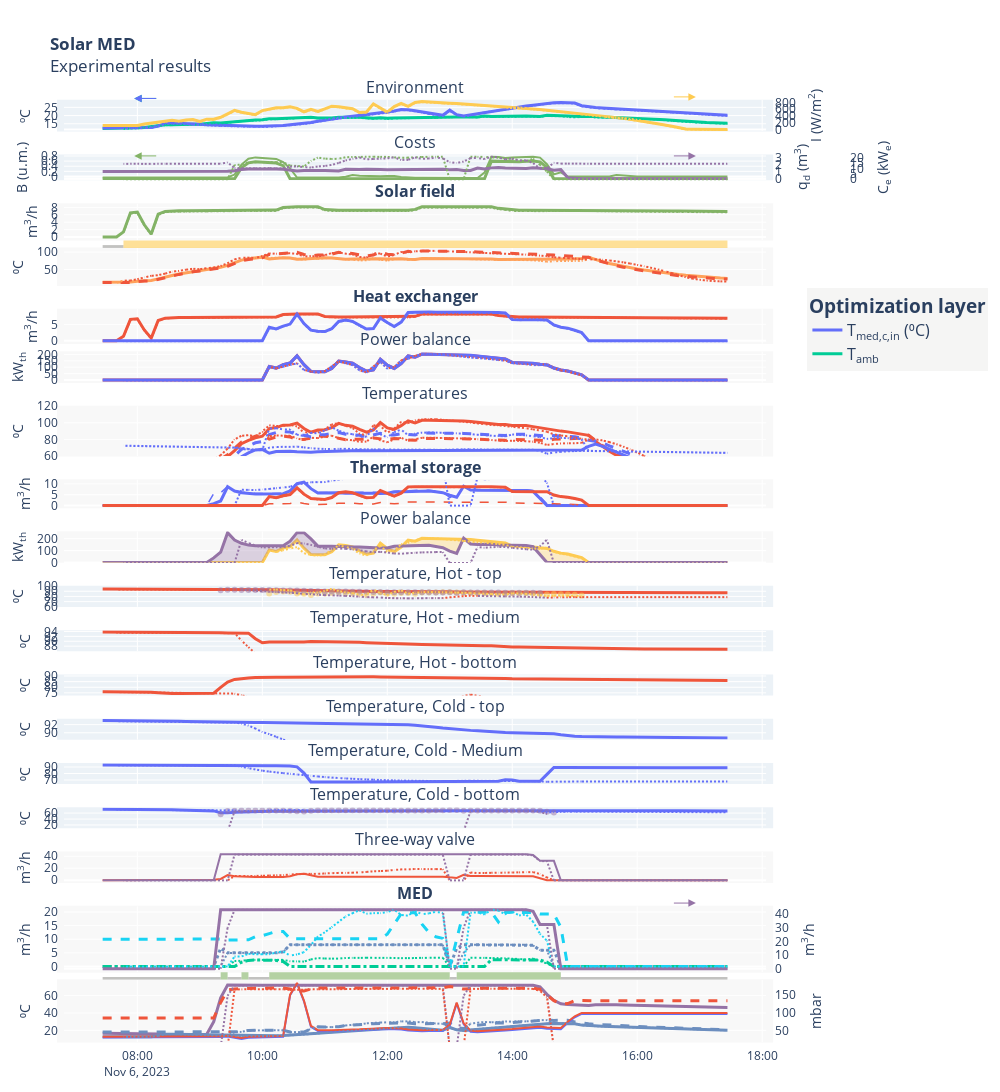

Source (notebook cell):
### Code cell
# Sync model index with measured data
df_mod.index = df.index[
    idx_start : idx if idx < idx_end - 1 else idx_end
]  # idx_start-1 because now we are adding one element after the initialization

# Update plot config
with open(data_path / "plot_config_validation.hjson") as f:
    plt_config = hjson.load(f)

fig = experimental_results_plot(
    plt_config, df, df_comp=df_mod, vars_config=vars_config, resample=resample_figures
)

fig.show(
    config=generate_plotly_config(
        fig, figure_name=f'solar_med_{df.index[0].strftime("%Y%m%d")}'
    )
)
